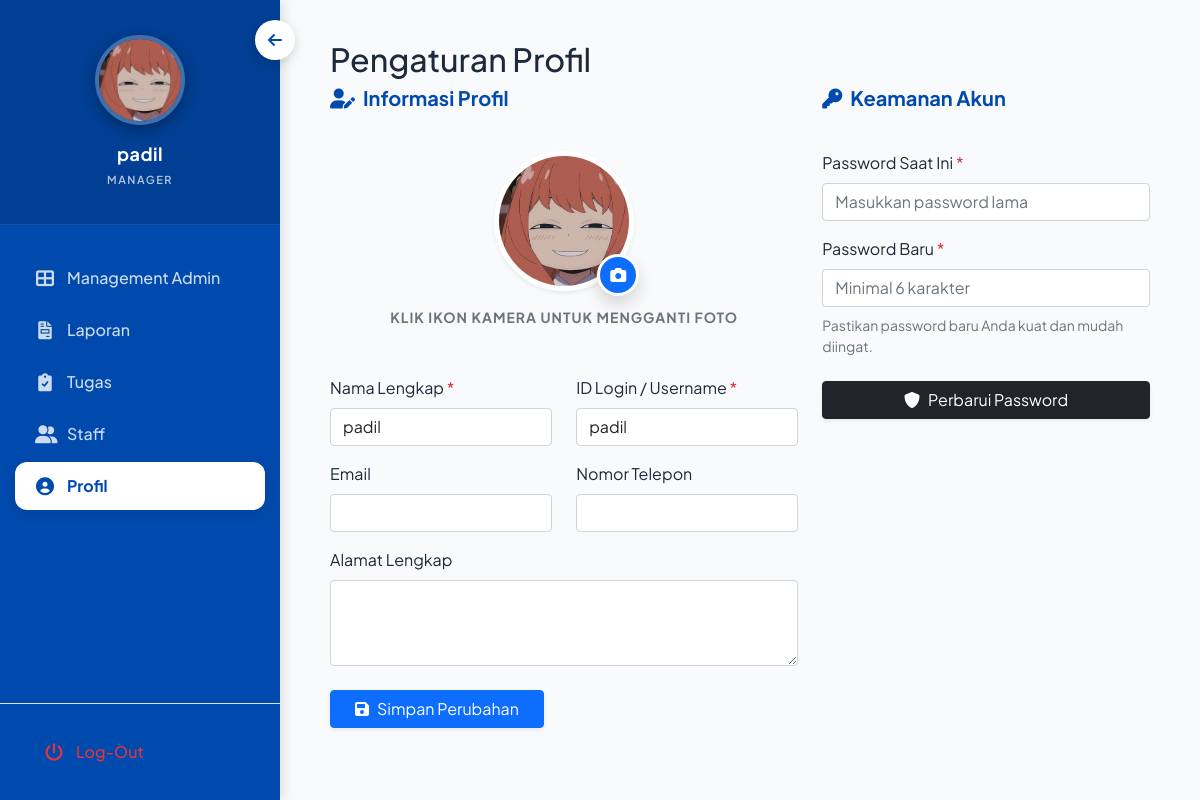
The app's page /profile.php (signed in) with its own data.
### tables this page shows
CREATE TABLE `users` (
  `id` int(11) NOT NULL,
  `absen_id` varchar(50) NOT NULL,
  `nama` varchar(100) NOT NULL,
  `nip` varchar(30) DEFAULT NULL,
  `password` varchar(255) NOT NULL,
  `role` enum('staf','manager') DEFAULT 'staf',
  `can_overtime` tinyint(1) DEFAULT 0,
  `created_at` timestamp NOT NULL DEFAULT current_timestamp(),
  `email` varchar(100) DEFAULT NULL,
  `telepon` varchar(20) DEFAULT NULL,
  `alamat` text DEFAULT NULL,
  `foto` varchar(255) DEFAULT NULL
);

### profile.php (the view, shortened to what this page needs)
<?php
require_once 'config_safe.php';
$user_id = $_SESSION['user_id'];
$stmt = $pdo->prepare("SELECT * FROM users WHERE id = ?");
$stmt->execute([$user_id]);
$user = $stmt->fetch();
?>
<!DOCTYPE html>
<html lang="id">
<head>
    <link href="https://cdn.jsdelivr.net/npm/bootstrap@5.1.3/dist/css/bootstrap.min.css" rel="stylesheet">
    <link href="https://cdnjs.cloudflare.com/ajax/libs/font-awesome/6.0.0/css/all.min.css" rel="stylesheet">
</head>
<body>
    <button class="sidebar-toggle" id="sidebarToggle">
        <i class="fas fa-arrow-left"></i>
    </button>
    <div class="sidebar" id="sidebar">
        <div class="profile-section">
            <?php
            $sidebar_foto = (isset($user['foto']) && $user['foto']) ? 'uploads/profiles/'.$user['foto'] : 'https://ui-avatars.com/api/?name='.urlencode($_SESSION['nama']).'&background=fff&color=004AAD&size=128';
            ?>
            <img src="<?php echo $sidebar_foto; ?>" class="sidebar-avatar" alt="Profile">
            <p class="profile-name"><?php echo strtolower(explode(' ', $_SESSION['nama'])[0]); ?></p>
            <span class="profile-role"><?php echo strtoupper($_SESSION['role']); ?></span>
        </div>
        <nav class="nav-menu">
            <?php if ($_SESSION['role'] == 'manager'): ?>
                <a href="admin_dashboard.php" class="nav-item">
                    <i class="fas fa-th-large"></i> Management Admin
                </a>
                <a href="laporan.php" class="nav-item">
                    <i class="fas fa-file-invoice"></i> Laporan
                </a>
                <a href="tasklist.php" class="nav-item">
                    <i class="fas fa-clipboard-check"></i> Tugas
                </a>
                <a href="staf_detail.php?view=list" class="nav-item">
                    <i class="fas fa-user-friends"></i> Staff
                </a>
            <?php endif; ?>
            <a href="profile.php" class="nav-item active">
                <i class="fas fa-user-circle"></i> Profil
            </a>
        </nav>
        <div class="mt-auto p-4 border-top border-white-10">
            <a href="logout.php" class="nav-item m-0 rounded text-danger bg-danger-light" onclick="return confirm('Apakah Anda yakin ingin keluar dari aplikasi?')">
                <i class="fas fa-power-off"></i> Log-Out
            </a>
        </div>
    </div>
    <div class="main-content" id="mainContent">
        <h2 class="page-title">Pengaturan Profil</h2>
        <div class="row">
            <div class="col-md-7">
                <div class="card-custom">
                    <h5 class="fw-bold mb-4" style="color: var(--primary-color); border-bottom: 2px solid #f8f9fa; padding-bottom: 15px;">
                        <i class="fas fa-user-edit me-2"></i>Informasi Profil
                    </h5>
                    <form method="POST" enctype="multipart/form-data">
                        <div class="mb-5 text-center">
                            <div class="position-relative d-inline-block">
                                <img src="<?php echo (isset($user['foto']) && $user['foto']) ? 'uploads/profiles/'.$user['foto'] : 'https://ui-avatars.com/api/?name='.urlencode($user['nama']).'&background=004AAD&color=fff&size=128'; ?>"
                                     class="rounded-circle shadow-sm"
                                     style="width: 140px; height: 140px; object-fit: cover; border: 5px solid white !important; box-shadow: 0 5px 15px rgba(0,0,0,0.15);"
                                     id="preview_foto">
                                <label for="foto_profil" class="btn btn-primary position-absolute bottom-0 end-0 rounded-circle d-flex align-items-center justify-content-center shadow"
                                       style="width: 42px; height: 42px; border: 3px solid white; cursor: pointer; transform: translate(5px, 5px);" title="Ubah Foto Profil">
                                    <i class="fas fa-camera" style="font-size: 16px;"></i>
                                </label>
                            </div>
                            <p class="text-muted small mt-3 fw-bold text-uppercase" style="letter-spacing: 1px;">Klik ikon kamera untuk mengganti foto</p>
                        </div>
                        <div class="row">
                            <div class="col-md-6 mb-3">
                                <label class="form-label">Nama Lengkap <span class="text-danger">*</span></label>
                                <input type="text" name="nama" class="form-control" value="<?php echo $user['nama']; ?>" required>
                            </div>
                            <div class="col-md-6 mb-3">
                                <label class="form-label">ID Login / Username <span class="text-danger">*</span></label>
                                <input type="text" name="absen_id" class="form-control" value="<?php echo $user['absen_id']; ?>" required>
                            </div>
                        </div>
                        <div class="row">
                            <div class="col-md-6 mb-3">
                                <label class="form-label">Email</label>
                                <input type="email" name="email" class="form-control" value="<?php echo $user['email'] ?? ''; ?>">
                            </div>
                            <div class="col-md-6 mb-3">
                                <label class="form-label">Nomor Telepon</label>
                                <input type="text" name="telepon" class="form-control" value="<?php echo $user['telepon'] ?? ''; ?>">
                            </div>
                        </div>
                        <div class="mb-4">
                            <label class="form-label">Alamat Lengkap</label>
                            <textarea name="alamat" class="form-control" rows="3"><?php echo $user['alamat'] ?? ''; ?></textarea>
                        </div>
                        <button type="submit" name="update_profile" class="btn btn-primary px-4 shadow-sm">
                            <i class="fas fa-save me-2"></i>Simpan Perubahan
                        </button>
                    </form>
                </div>
            </div>
            <div class="col-md-5">
                <div class="card-custom">
                    <h5 class="fw-bold mb-4" style="color: var(--primary-color); border-bottom: 2px solid #f8f9fa; padding-bottom: 15px;">
                        <i class="fas fa-key me-2"></i>Keamanan Akun
                    </h5>
                    <form method="POST">
                        <div class="mb-3">
                            <label class="form-label">Password Saat Ini <span class="text-danger">*</span></label>
                            <input type="password" name="old_password" class="form-control" placeholder="Masukkan password lama" required>
                        </div>
                        <div class="mb-4">
                            <label class="form-label">Password Baru <span class="text-danger">*</span></label>
                            <input type="password" name="new_password" class="form-control" placeholder="Minimal 6 karakter" required minlength="6">
                            <div class="form-text text-muted small mt-2">Pastikan password baru Anda kuat dan mudah diingat.</div>
                        </div>
                        <button type="submit" name="update_password" class="btn btn-dark w-100 shadow-sm">
                            <i class="fas fa-shield-alt me-2"></i>Perbarui Password
                        </button>
                    </form>
                </div>
            </div>
        </div>
    </div>
</body>
</html>

### profile.php (style rules this page uses)
:root { --primary-color: #004AAD; --secondary-color: #64748b; --success-color: #10b981; --danger-color: #ef4444; --warning-color: #f59e0b; --info-color: #3b82f6; --accent-color: #8b5cf6; --light-bg: #f8fafc; --sidebar-width: 280px; --transition-speed: 0.3s; --card-shadow: 0 10px 15px -3px rgba(0, 0, 0, 0.1), 0 4px 6px -2px rgba(0, 0, 0, 0.05); --card-radius: 16px; }
body { font-family: 'Plus Jakarta Sans', sans-serif; background-color: var(--light-bg); margin: 0; display: flex; color: #1e293b; min-height: 100vh; overflow-x: hidden; -webkit-font-smoothing: antialiased; }
.sidebar { width: var(--sidebar-width); background: #004AAD; color: white; height: 100vh; position: fixed; left: 0; top: 0; transition: all 0.3s cubic-bezier(0.4, 0, 0.2, 1); z-index: 1000; display: flex; flex-direction: column; box-shadow: 4px 0 10px rgba(0,0,0,0.1); }
.profile-section { padding: 35px 25px; background: rgba(0,0,0,0.15); border-bottom: 1px solid rgba(255,255,255,0.1); text-align: center; }
.sidebar-avatar { width: 90px; height: 90px; border-radius: 50%; border: 4px solid rgba(255,255,255,0.25); margin-bottom: 15px; object-fit: cover; box-shadow: 0 5px 15px rgba(0,0,0,0.3); transition: all 0.3s ease; }
.profile-name { font-size: 18px; font-weight: 700; margin: 0; letter-spacing: 0.5px; color: white; }
.profile-role { font-size: 11px; text-transform: uppercase; color: rgba(255,255,255,0.7); letter-spacing: 1.5px; margin-top: 5px; display: block; font-weight: 600; }
.nav-menu { padding: 25px 0; flex-grow: 1; }
.nav-item { padding: 12px 20px; color: rgba(255, 255, 255, 0.8); text-decoration: none; display: flex; align-items: center; gap: 12px; transition: all 0.2s ease; margin: 4px 15px; border-radius: 12px; font-weight: 500; }
.nav-item i { width: 20px; text-align: center; font-size: 18px; }
.nav-item.active { background: white !important; color: var(--primary-color) !important; box-shadow: 0 4px 12px rgba(0,0,0,0.1); font-weight: 700; }
.sidebar-toggle { position: fixed; left: 255px; top: 20px; z-index: 1001; background: white; color: var(--primary-color); border: none; border-radius: 50%; width: 40px; height: 40px; display: flex; align-items: center; justify-content: center; cursor: pointer; box-shadow: 0 4px 12px rgba(0,0,0,0.15); transition: all 0.3s cubic-bezier(0.4, 0, 0.2, 1); }
.sidebar { transition: transform 0.3s ease; }
.main-content { margin-left: var(--sidebar-width); flex-grow: 1; padding: 40px 50px; transition: all 0.3s cubic-bezier(0.4, 0, 0.2, 1); width: 100%; max-width: calc(100vw - var(--sidebar-width)); }

### records on screen
users: foto (picture), nama "padil", absen_id "padil"

### other values on screen
explode(' ', $_SESSION['nama'])[0] "padil"
$_SESSION['role'] "MANAGER"
